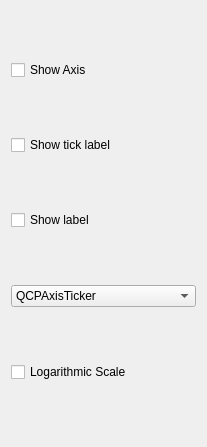
                                                <widget class="QWidget" name="scrollAreaWidgetContents_2">
                                                    <property name="geometry">
                                                        <rect>
                                                            <x>0</x>
                                                            <y>0</y>
                                                            <width>207</width>
                                                            <height>447</height>
                                                        </rect>
                                                    </property>
                                                    <layout class="QGridLayout" name="gridLayout_10">
                                                        <item row="5" column="0">
                                                            <widget class="QCheckBox"
                                                                    name="checkBox_xAxis2_LogarithmicScale">
                                                                <property name="text">
                                                                    <string>Logarithmic Scale</string>
                                                                </property>
                                                            </widget>
                                                        </item>
                                                        <item row="1" column="0">
                                                            <widget class="QCheckBox"
                                                                    name="checkBox_xAxis2_setTickLabels">
                                                                <property name="text">
                                                                    <string>Show tick label</string>
                                                                </property>
                                                            </widget>
                                                        </item>
                                                        <item row="2" column="0">
                                                            <widget class="QCheckBox" name="checkBox_3">
                                                                <property name="text">
                                                                    <string>Show label</string>
                                                                </property>
                                                            </widget>
                                                        </item>
                                                        <item row="4" column="0">
                                                            <widget class="QComboBox"
                                                                    name="comboBox_xAxis2_QCPAxisTicker">
                                                                <item>
                                                                    <property name="text">
                                                                        <string>QCPAxisTicker</string>
                                                                    </property>
                                                                </item>
                                                                <item>
                                                                    <property name="text">
                                                                        <string>QCPAxisTickerPi</string>
                                                                    </property>
                                                                </item>
                                                                <item>
                                                                    <property name="text">
                                                                        <string>QCPAxisTickerDateTime</string>
                                                                    </property>
                                                                </item>
                                                                <item>
                                                                    <property name="text">
                                                                        <string>QCPAxisTickerFixed</string>
                                                                    </property>
                                                                </item>
                                                                <item>
                                                                    <property name="text">
                                                                        <string>QCPAxisTickerLog</string>
                                                                    </property>
                                                                </item>
                                                                <item>
                                                                    <property name="text">
                                                                        <string>QCPAxisTickerText</string>
                                                                    </property>
                                                                </item>
                                                                <item>
                                                                    <property name="text">
                                                                        <string>QCPAxisTickerTime</string>
                                                                    </property>
                                                                </item>
                                                            </widget>
                                                        </item>
                                                        <item row="0" column="0">
                                                            <widget class="QCheckBox" name="checkBox_xAxis2_setVisible">
                                                                <property name="text">
                                                                    <string>Show Axis</string>
                                                                </property>
                                                                <property name="checked">
                                                                    <bool>false</bool>
                                                                </property>
                                                            </widget>
                                                        </item>
                                                    </layout>
                                                </widget>
